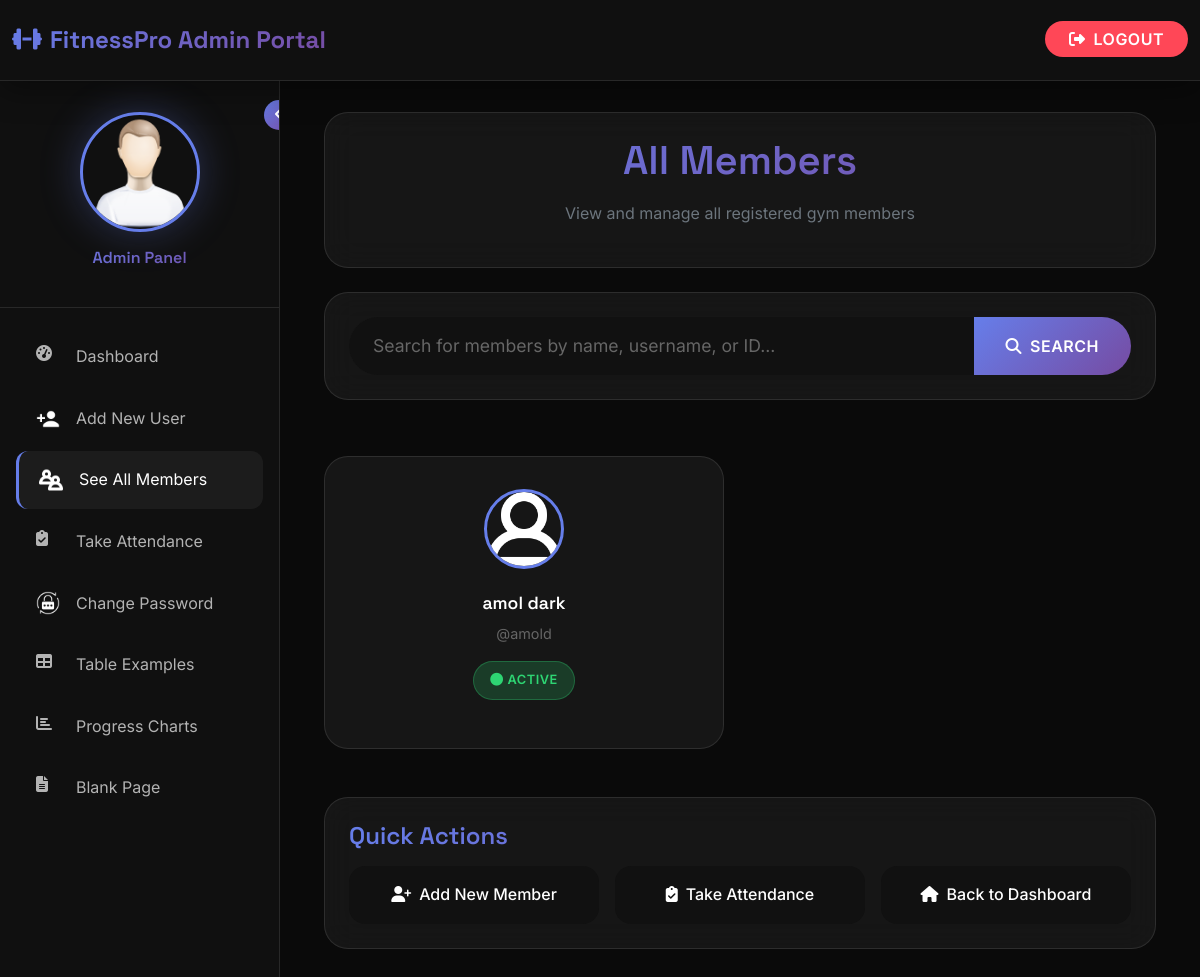
Before: /all_members with the older database file.
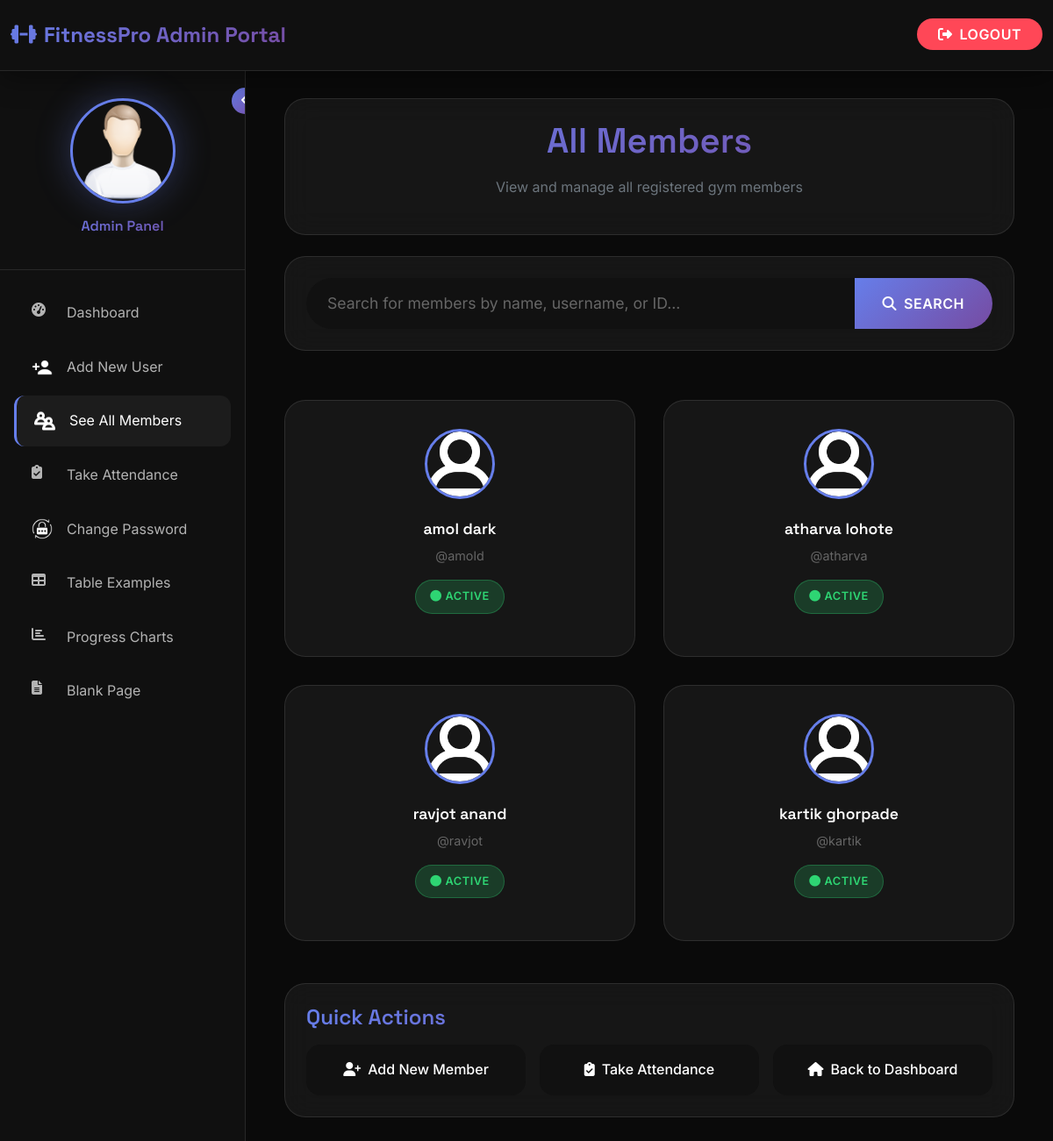
After: the same page with the newer database file.
### Gym/models.py (models this page shows, shortened)
class Gym_user(models.Model):
    first_name = models.CharField(max_length=50)
    last_name  = models.CharField(max_length=50)
    no_of_days = models.IntegerField(default=0)
    dob = models.DateField()
    phone_number = models.IntegerField()
    image = models.ImageField(upload_to="users_profile_images/", default="users_profile_images/image.png")
    weight = models.IntegerField()
    height = models.IntegerField()
    date_of_joining = models.DateTimeField(auto_now_add=True)
    email = models.CharField(max_length=50, null=True, blank=True)
    username = models.CharField(max_length=150, unique=True)
    password = models.CharField(max_length=100)
    address = models.ForeignKey(Address, on_delete=models.CASCADE)
    gender = models.ForeignKey(Gender, on_delete=models.CASCADE)
    gym_split = models.ForeignKey(Gym_split, on_delete=models.CASCADE)
    muscle_strength = models.ForeignKey(Muscle_strength, on_delete=models.CASCADE)
    @staticmethod
    def get_all_users(self):
        return Gym_user.objects.all()

### Gym/views.py (the view)
# urls.py: path('all_members', all_members),
def all_members(request):
    members=Gym_user.get_all_users(self=any)
    all_users_data={}
    all_users_data['users']=members
    return render(request, 'all_members.html',all_users_data)

### Gym/templates/all_members.html (shortened to what this page needs)
{% extends 'admin_base.html' %}
{% load static %}
{% block content %}
<div class="container-fluid">
    <div class="row mb-4" data-aos="fade-up">
        <div class="col-12">
            <div class="page-header glass-card p-4">
                <h1 class="gradient-text mb-3">All Members</h1>
                <p class="text-secondary">View and manage all registered gym members</p>
            </div>
        </div>
    </div>
    <div class="row mb-4" data-aos="fade-up" data-aos-delay="100">
        <div class="col-12">
            <div class="search-section glass-card p-4">
                <form class="search-form" method="post" action="/searchPage">
                    <div class="input-group">
                        <input class="form-control search-input" name="searchedMember" placeholder="Search for members by name, username, or ID..." autocomplete="off">
                        <button class="btn btn-primary search-btn" type="submit">
                            <i class="fas fa-search me-2"></i>Search
                        </button>
                    </div>
                </form>
            </div>
        </div>
    </div>
    <div class="row" data-aos="fade-up" data-aos-delay="200">
        <div class="col-12">
            <div class="members-container">
                {% for user in users %}
                <div class="member-item" data-aos="zoom-in" data-aos-delay="{{forloop.counter|add:200}}">
                    <a href="/userdetails?u_id={{user.id}}" class="member-card-link">
                        <div class="member-card-modern">
                            <div class="member-avatar-container">
                                <img src="{{user.image.url}}" class="member-avatar-modern" alt="{{user.first_name}} {{user.last_name}}">
                            </div>
                            <div class="member-info-modern">
                                <h5 class="member-name">{{user.first_name}} {{user.last_name}}</h5>
                                <p class="member-username">@{{user.username}}</p>
                                <div class="member-status">
                                    <span class="status-badge active">
                                        <i class="fas fa-circle me-1"></i>Active
                                    </span>
                                </div>
                            </div>
                        </div>
                    </a>
                </div>
                {% endfor %}
            </div>
        </div>
    </div>
    <div class="row mt-5" data-aos="fade-up">
        <div class="col-12">
            <div class="quick-actions glass-card p-4">
                <h4 class="gradient-text mb-3">Quick Actions</h4>
                <div class="row g-3">
                    <div class="col-md-4">
                        <a href="/new_registration" class="quick-action-btn">
                            <i class="fas fa-user-plus me-2"></i>Add New Member
                        </a>
                    </div>
                    <div class="col-md-4">
                        <a href="/attendance" class="quick-action-btn">
                            <i class="fas fa-clipboard-check me-2"></i>Take Attendance
                        </a>
                    </div>
                    <div class="col-md-4">
                        <a href="/admin_portal" class="quick-action-btn">
                            <i class="fas fa-home me-2"></i>Back to Dashboard
                        </a>
                    </div>
                </div>
            </div>
        </div>
    </div>
</div>
{% endblock %}

### Gym/templates/admin_base.html (shortened to what this page needs)
{% load static %}
<!DOCTYPE html>
<html lang="en">
<head>
    <link href="https://cdn.jsdelivr.net/npm/bootstrap@5.3.2/dist/css/bootstrap.min.css" rel="stylesheet">
    <link rel="stylesheet" href="https://cdnjs.cloudflare.com/ajax/libs/font-awesome/6.5.0/css/all.min.css">
    <link href="https://unpkg.com/aos@2.3.1/dist/aos.css" rel="stylesheet">
</head>
<body>
    <div class="admin-wrapper">
        <nav class="navbar navbar-expand-lg admin-navbar">
            <div class="container-fluid">
                <a class="navbar-brand" href="/admin_portal">
                    <i class="fas fa-dumbbell me-2"></i>FitnessPro Admin Portal
                </a>
                <div class="ms-auto">
                    <a href="/" class="logout-btn">
                        <i class="fas fa-sign-out-alt me-2"></i>Logout
                    </a>
                </div>
            </div>
        </nav>
        <aside class="admin-sidebar" id="adminSidebar">
            <button class="sidebar-toggle d-none d-lg-block" onclick="toggleSidebar()">
                <i class="fas fa-angle-left" id="toggleIcon"></i>
            </button>
            <div class="admin-user-info">
                <img src="{% static '/images/find_user.png' %}" class="admin-user-avatar" alt="Admin Avatar">
                <h6 class="gradient-text">Admin Panel</h6>
            </div>
            <nav class="admin-nav">
                <div class="admin-nav-item">
                    <a href="/admin_portal" class="admin-nav-link active" data-page="dashboard">
                        <i class="fas fa-tachometer-alt"></i>
                        <span>Dashboard</span>
                    </a>
                </div>
                <div class="admin-nav-item">
                    <a href="/new_registration" class="admin-nav-link" data-page="add-user">
                        <img src="{% static '/images/add.png' %}" alt="Add User">
                        <span>Add New User</span>
                    </a>
                </div>
                <div class="admin-nav-item">
                    <a href="/all_members" class="admin-nav-link" data-page="members">
                        <img src="{% static '/images/all.png' %}" alt="All Members">
                        <span>See All Members</span>
                    </a>
                </div>
                <div class="admin-nav-item">
                    <a href="/attendance" class="admin-nav-link" data-page="attendance">
                        <i class="fas fa-clipboard-check"></i>
                        <span>Take Attendance</span>
                    </a>
                </div>
                <div class="admin-nav-item">
<a href="/change_admin_password" class="admin-nav-link" data-page="password">                        <img src="{% static '/images/changepassword.png' %}" alt="Change Password">
                        <span>Change Password</span>
                    </a>
                </div>
                <div class="admin-nav-item">
                    <a href="#!" class="admin-nav-link">
                        <i class="fas fa-table"></i>
                        <span>Table Examples</span>
                    </a>
                </div>
                <div class="admin-nav-item">
                    <a href="#!" class="admin-nav-link">
                        <i class="fas fa-chart-bar"></i>
                        <span>Progress Charts</span>
                    </a>
                </div>
                <div class="admin-nav-item">
                    <a href="#!" class="admin-nav-link">
                        <i class="fas fa-file-alt"></i>
                        <span>Blank Page</span>
                    </a>
                </div>
            </nav>
        </aside>
        <main class="admin-content" id="adminContent">
            {% block content %}{% endblock %}
        </main>
    </div>
</body>
</html>

### Gym/templates/all_members.html (style rules this page uses)
.page-header { text-align: center; background: var(--bg-card); backdrop-filter: var(--blur-md); border: 1px solid var(--border-color); border-radius: 1.5rem; }
.search-section { background: var(--bg-card); backdrop-filter: var(--blur-md); border: 1px solid var(--border-color); border-radius: 1.5rem; }
.search-input { border-radius: 2rem 0 0 2rem; border: none; padding: 1rem 1.5rem; font-size: 1.1rem; background: var(--bg-secondary); }
.search-btn { border-radius: 0 2rem 2rem 0; padding: 1rem 2rem; font-weight: 600; text-transform: uppercase; letter-spacing: 0.5px; }
.members-container { display: grid; grid-template-columns: repeat(auto-fill, minmax(300px, 1fr)); gap: 2rem; margin-top: 2rem; }
.member-card-link { text-decoration: none; color: inherit; display: block; }
.member-card-modern { background: var(--bg-card); backdrop-filter: var(--blur-md); border: 1px solid var(--border-color); border-radius: 1.5rem; padding: 2rem; transition: all 0.3s cubic-bezier(0.4, 0, 0.2, 1); position: relative; overflow: hidden; text-align: center; }
.member-card-modern::before { content: ''; position: absolute; top: 0; left: 0; right: 0; height: 1px; background: var(--primary-gradient); opacity: 0; transition: opacity 0.3s ease; }
.member-avatar-container { position: relative; display: inline-block; margin-bottom: 1.5rem; }
.member-avatar-modern { width: 80px; height: 80px; border-radius: 50%; border: 3px solid var(--accent-primary); object-fit: cover; transition: all 0.3s ease; }
.member-info-modern { margin-bottom: 1rem; }
.member-name { color: var(--text-primary); font-weight: 600; margin-bottom: 0.5rem; font-size: 1.1rem; }
.member-username { color: var(--text-muted); margin-bottom: 1rem; font-size: 0.9rem; }
.status-badge { display: inline-flex; align-items: center; padding: 0.5rem 1rem; border-radius: 2rem; font-size: 0.8rem; font-weight: 600; text-transform: uppercase; letter-spacing: 0.5px; }
.status-badge.active { background: rgba(46, 213, 115, 0.2); color: var(--accent-success); border: 1px solid rgba(46, 213, 115, 0.3); }
.quick-actions { background: var(--bg-card); backdrop-filter: var(--blur-md); border: 1px solid var(--border-color); border-radius: 1.5rem; }
.quick-action-btn { display: block; padding: 1rem 1.5rem; background: var(--bg-secondary); color: var(--text-primary); text-decoration: none; border-radius: 1rem; transition: all 0.3s ease; text-align: center; font-weight: 500; }
.member-item { animation: slideInUp 0.6s ease forwards; }

Changed rows visible on the page:
added Gym_user: image (picture), first_name "atharva", last_name "lohote", username "atharva"
added Gym_user: image (picture), first_name "ravjot", last_name "anand", username "ravjot"
added Gym_user: image (picture), first_name "kartik", last_name "ghorpade", username "kartik"
